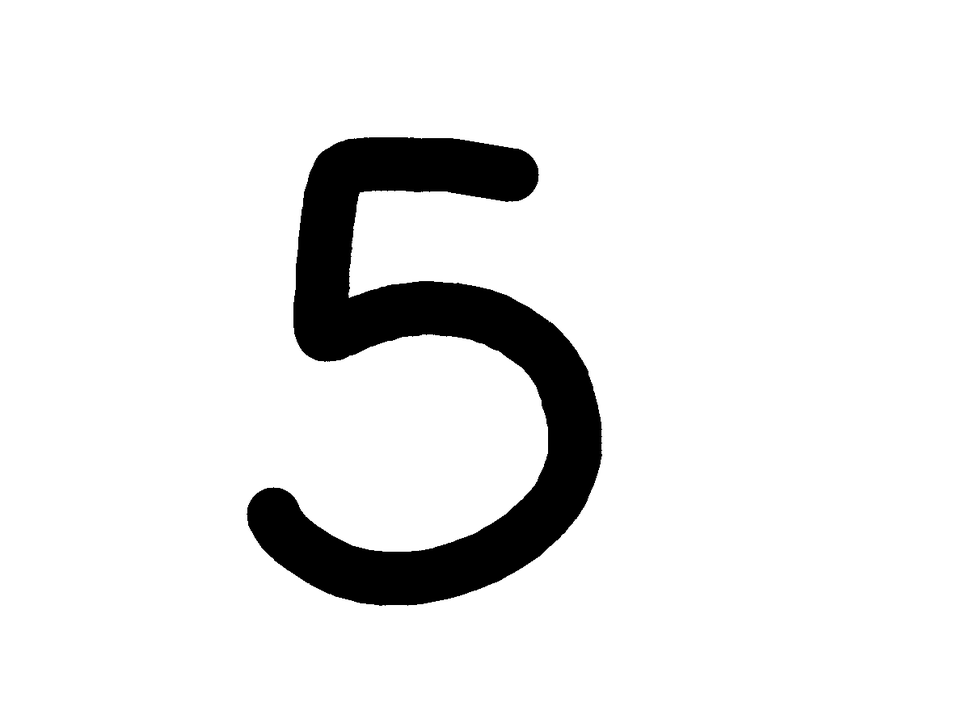
#> input picture src/diff_deux_img/test.png, 970 x 727 px, shrunk from 1200 x 900 before the run
$ python algo_kmeans.py
#> lines starting #> are read from the running program, lines starting #| are printed output that depends on the picture
#! /usr/bin/python3

from PIL import Image
import numpy as np
import matplotlib.pyplot as plt


img = np.array(Image.open("test.png").convert("L"))

img2 = np.array(Image.open("test0.png").convert("L"))
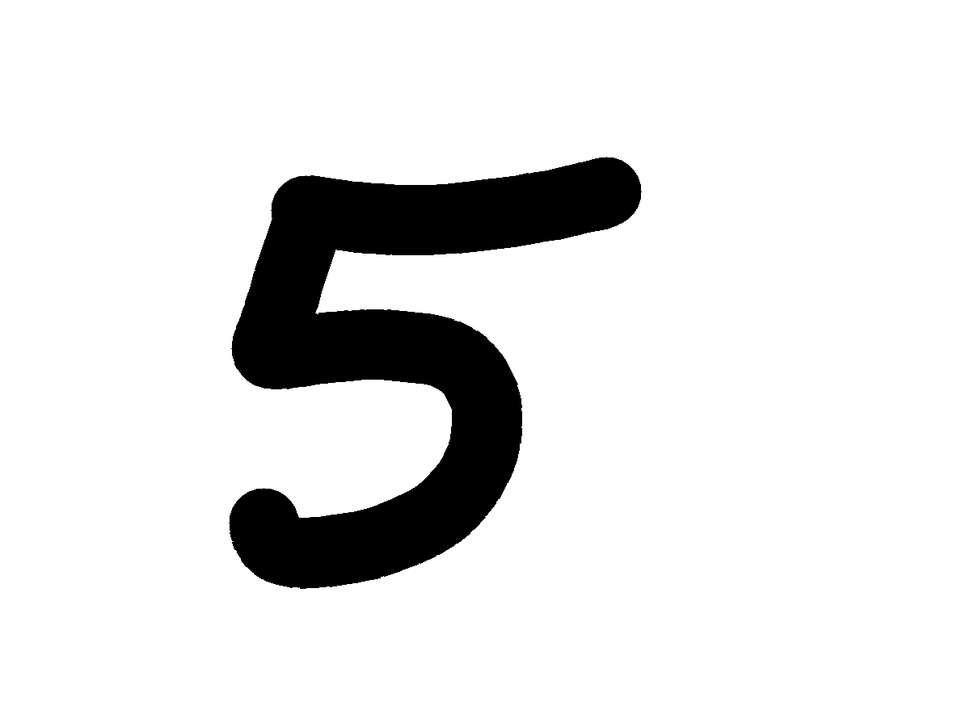
#> input picture src/diff_deux_img/test0.png, 970 x 727 px, shrunk from 1200 x 900 before the run

img3 = np.array(Image.open("test2.png").convert("L"))
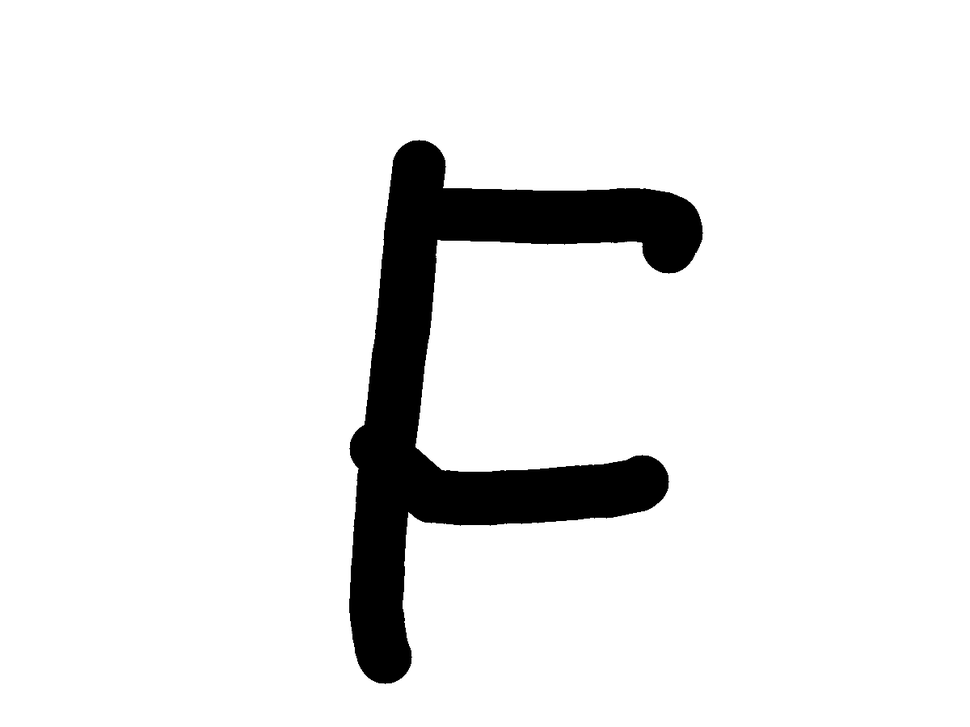
#> input picture src/diff_deux_img/test2.png, 970 x 727 px, shrunk from 1200 x 900 before the run

def squares(lst):
	return [i**2 for i in lst]
def stddev(lst):
    return (sum(squares([i-sum(lst)/len(lst) for i in lst]))/len(lst))**0.5

def stddev2(lst):
    return (sum(squares(lst))/len(lst))**0.5

def diffimg(img1,img2):
	diff = [];
	for i in (0,len(img1)-1):
		diff.append(img1[i]-img2[i])
	return stddev2(diff)


def returnList(collection):
	result = []
	for i in collection:
		result.append(i)
	return result;

import pandas as pd
from sklearn.cluster import KMeans
from scipy.spatial.distance import cdist
K = 10


model = KMeans(n_clusters=K)
model.fit(img)
y = model.labels_

r1 = pd.Series(y).value_counts()
r11 = returnList(r1);
print(r11)
print(sum(r11))
print(stddev(r11))

model2 = KMeans(n_clusters=K)
model2.fit(img2)
y2 = model2.labels_

r2 = pd.Series(y2).value_counts()
r22 = returnList(r2);
print(r22)
print(sum(r22))
print(stddev(r22))

model3 = KMeans(n_clusters=K)
model3.fit(img3)
y3 = model3.labels_

r3 = pd.Series(y3).value_counts()
r33 = returnList(r3);
print(r33)
print(sum(r33))
print(stddev(r33))

print("==========================")
print(diffimg(r11,r22))
print(diffimg(r11,r33))
print(diffimg(r22,r33))
